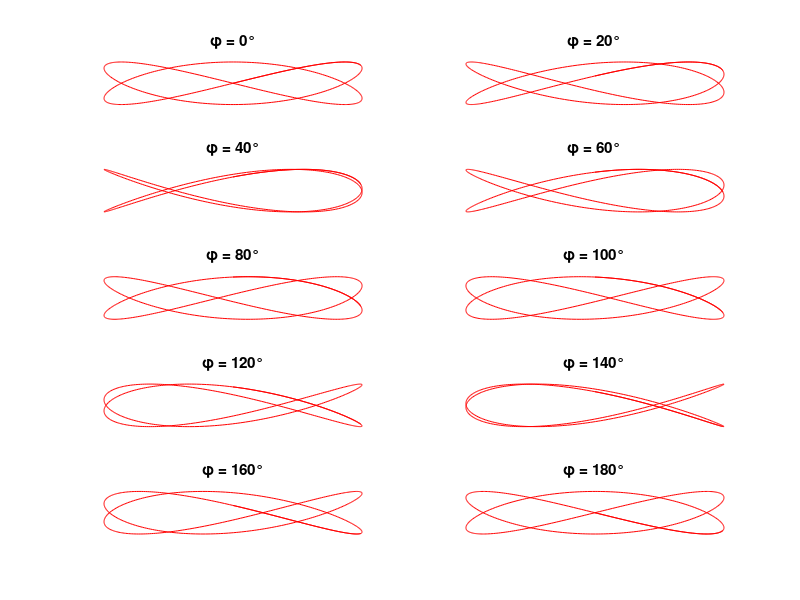

Write the MATLAB code that produced this figure.
% Lissajousovy obrazce - vliv fazoveho uhlu
%--------------------------------------------
% neni - li pomer frekvenci racionalni cislo 
% neni krivka uzavrena
clear
t = 0:0.01:7;  i = 0;                         
omega1 = 2;    omega2 = 3;           % frekvence  
A   = 1;       B = 1;                % amplitudy


for fi = 0:pi/9:pi
    x = A*sin(omega1*t);             % 1. pohyb 
    y = B*sin(omega2*t + fi);        % 2. pohyb 
    i=i+1; fi=fi*180/pi;      % prevod na stupne 
    subplot(5,2,i); 
    plot(x,y,'r');
    axis('off'); 
    title(['\phi = ',num2str(fi),'°']);
end
